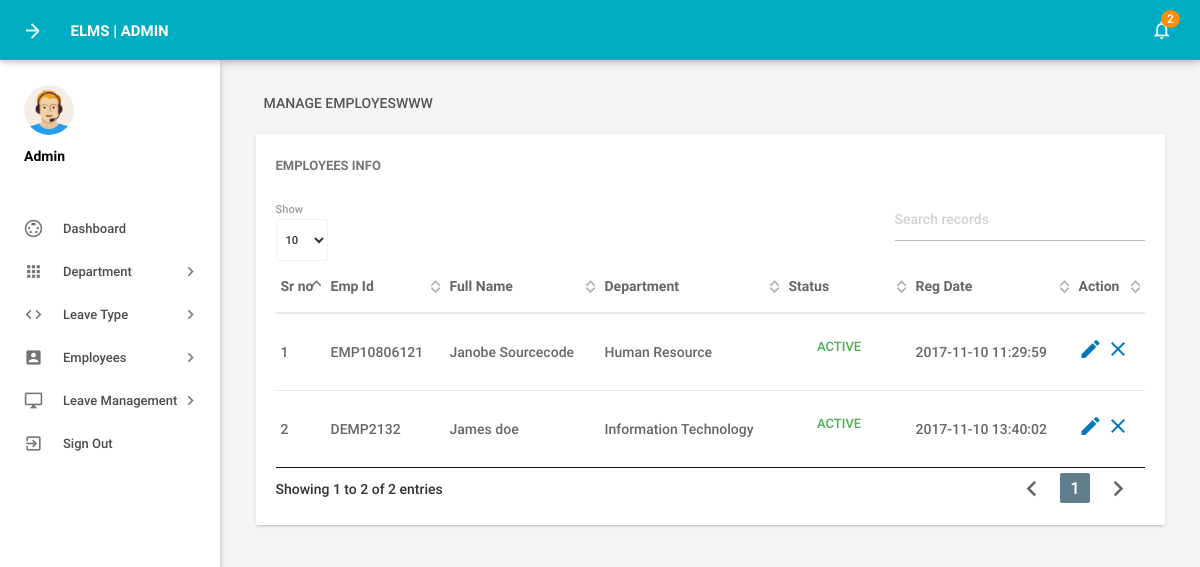
The app's page /admin/manageemployee.php (signed in), older data.
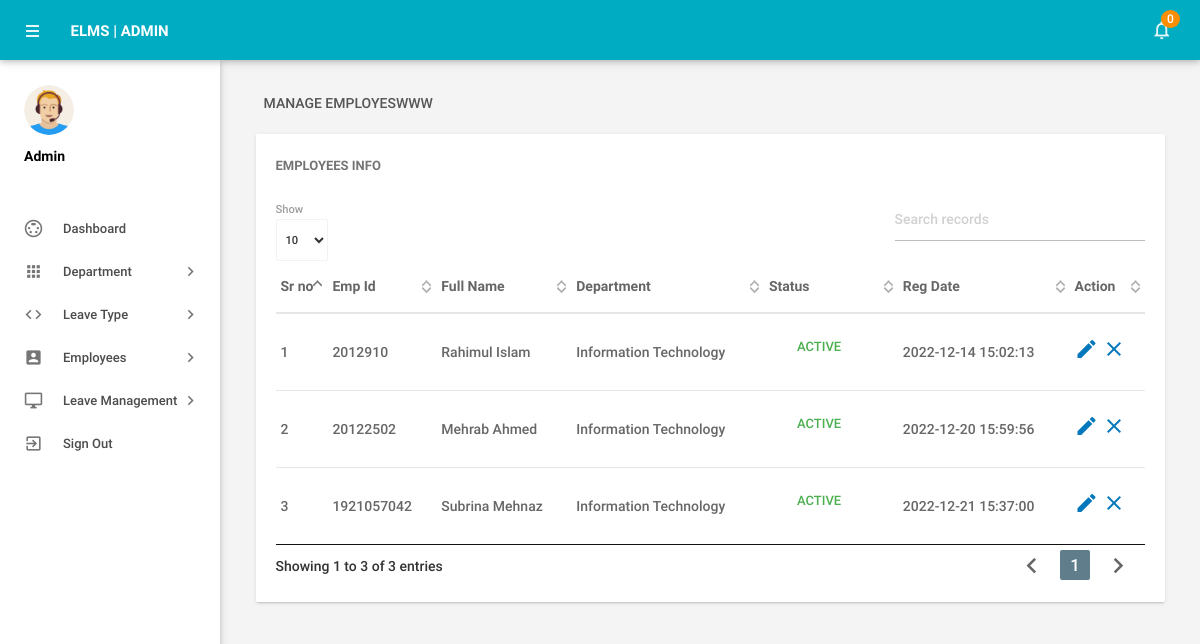
The same page, newer data.
### tables this page shows
CREATE TABLE `tblemployees` (
  `id` int(11) NOT NULL,
  `EmpId` varchar(100) NOT NULL,
  `FirstName` varchar(150) NOT NULL,
  `LastName` varchar(150) NOT NULL,
  `EmailId` varchar(200) NOT NULL,
  `Password` varchar(180) NOT NULL,
  `Gender` varchar(100) NOT NULL,
  `Dob` varchar(100) NOT NULL,
  `Department` varchar(255) NOT NULL,
  `Address` varchar(255) NOT NULL,
  `City` varchar(200) NOT NULL,
  `Country` varchar(150) NOT NULL,
  `Phonenumber` char(11) NOT NULL,
  `Status` int(1) NOT NULL,
  `RegDate` timestamp NOT NULL DEFAULT current_timestamp()
);

### admin/manageemployee.php (the view, shortened to what this page needs)
<?php
include('includes/config.php');
if(strlen($_SESSION['alogin'])==0)
    {
header('location:index.php');
}
else{
 ?>
<!DOCTYPE html>
<html lang="en">
    <head>
        <link type="text/css" rel="stylesheet" href="../assets/plugins/materialize/css/materialize.min.css"/>
        <link href="../assets/plugins/material-preloader/css/materialPreloader.min.css" rel="stylesheet">
        <link href="../assets/plugins/datatables/css/jquery.dataTables.min.css" rel="stylesheet">
        <link href="../assets/css/alpha.min.css" rel="stylesheet" type="text/css"/>
        <link href="../assets/css/custom.css" rel="stylesheet" type="text/css"/>
    </head>
    <body>
       <?php include('includes/header.php');?>
       <?php include('includes/sidebar.php');?>
            <main class="mn-inner">
                <div class="row">
                    <div class="col s12">
                        <div class="page-title">Manage EmployesWWW</div>
                    </div>
                    <div class="col s12 m12 l12">
                        <div class="card">
                            <div class="card-content">
                                <span class="card-title">Employees Info</span>
                                <table id="example" class="display responsive-table ">
                                    <thead>
                                        <tr>
                                            <th>Sr no</th>
                                            <th>Emp Id</th>
                                            <th>Full Name</th>
                                            <th>Department</th>
                                             <th>Status</th>
                                             <th>Reg Date</th>
                                            <th>Action</th>
                                        </tr>
                                    </thead>
                                    <tbody>
<?php $sql = "SELECT EmpId,FirstName,LastName,Department,Status,RegDate,id from  tblemployees";
$query = $dbh -> prepare($sql);
$query->execute();
$results=$query->fetchAll(PDO::FETCH_OBJ);
$cnt=1;
if($query->rowCount() > 0)
{
foreach($results as $result)
{               ?>
                                        <tr>
                                            <td> <?php echo htmlentities($cnt);?></td>
                                            <td><?php echo htmlentities($result->EmpId);?></td>
                                            <td><?php echo htmlentities($result->FirstName);?>&nbsp;<?php echo htmlentities($result->LastName);?></td>
                                            <td><?php echo htmlentities($result->Department);?></td>
                                             <td><?php $stats=$result->Status;
if($stats){
                                             ?>
                                                 <a class="waves-effect waves-green btn-flat m-b-xs">Active</a>
                                                 <?php } else { ?>
                                                 <a class="waves-effect waves-red btn-flat m-b-xs">Inactive</a>
                                                 <?php } ?>
                                             </td>
                                              <td><?php echo htmlentities($result->RegDate);?></td>
                                            <td><a href="editemployee.php?empid=<?php echo htmlentities($result->id);?>"><i class="material-icons">mode_edit</i></a>
                                        <?php if($result->Status==1)
 {?>
<a href="manageemployee.php?inid=<?php echo htmlentities($result->id);?>" onclick="return confirm('Are you sure you want to inactive this Employe?');"" > <i class="material-icons" title="Inactive">clear</i>
<?php } else {?>
                                            <a href="manageemployee.php?id=<?php echo htmlentities($result->id);?>" onclick="return confirm('Are you sure you want to active this employee?');""><i class="material-icons" title="Active">done</i>
                                            <?php } ?> </td>
                                        </tr>
                                         <?php $cnt++;} }?>
                                    </tbody>
                                </table>
                            </div>
                        </div>
                    </div>
                </div>
            </main>
        </div>
        <div class="left-sidebar-hover"></div>
    </body>
</html>
<?php } ?>

### admin/includes/header.php (shortened to what this page needs)
        <div class="mn-content fixed-sidebar">
            <header class="mn-header navbar-fixed">
                <nav class="cyan darken-1">
                    <div class="nav-wrapper row">
                        <section class="material-design-hamburger navigation-toggle">
                            <a href="#" data-activates="slide-out" class="button-collapse show-on-large material-design-hamburger__icon">
                                <span class="material-design-hamburger__layer"></span>
                            </a>
                        </section>
                        <div class="header-title col s3">
                            <span class="chapter-title">ELMS | Admin</span>
                        </div>
                        <ul class="right col s9 m3 nav-right-menu">
                            <li class="hide-on-small-and-down"><a href="javascript:void(0)" data-activates="dropdown1" class="dropdown-button dropdown-right show-on-large"><i class="material-icons">notifications_none</i>
<?php
$isread=0;
$sql = "SELECT id from tblleaves where IsRead=:isread";
$query = $dbh -> prepare($sql);
$query->bindParam(':isread',$isread,PDO::PARAM_STR);
$query->execute();
$unreadcount=$query->rowCount();?>
                                <span class="badge"><?php echo htmlentities($unreadcount);?></span></a></li>
                        </ul>
                    </div>
                </nav>
            </header>

### admin/includes/sidebar.php (shortened to what this page needs)
  <aside id="slide-out" class="side-nav white fixed">
             <div class="side-nav-wrapper">
                 <div class="sidebar-profile">
                     <div class="sidebar-profile-image">
                         <img src="../assets/images/profile-image.png" class="circle" alt="">
                     </div>
                     <div class="sidebar-profile-info">
                             <p>Admin</p>
                     </div>
                 </div>
             <ul class="sidebar-menu collapsible collapsible-accordion" data-collapsible="accordion">
                 <li class="no-padding"><a class="waves-effect waves-grey" href="dashboard.php"><i class="material-icons">settings_input_svideo</i>Dashboard</a></li>
                 <li class="no-padding">
                     <a class="collapsible-header waves-effect waves-grey"><i class="material-icons">apps</i>Department<i class="nav-drop-icon material-icons">keyboard_arrow_right</i></a>
                 </li>
                 <li class="no-padding">
                     <a class="collapsible-header waves-effect waves-grey"><i class="material-icons">code</i>Leave Type<i class="nav-drop-icon material-icons">keyboard_arrow_right</i></a>
                 </li>
                 <li class="no-padding">
                     <a class="collapsible-header waves-effect waves-grey"><i class="material-icons">account_box</i>Employees<i class="nav-drop-icon material-icons">keyboard_arrow_right</i></a>
                 </li>
<li class="no-padding">
                     <a class="collapsible-header waves-effect waves-grey"><i class="material-icons">desktop_windows</i>Leave Management<i class="nav-drop-icon material-icons">keyboard_arrow_right</i></a>
                 </li>
                     <li class="no-padding">
                             <a class="waves-effect waves-grey" href="logout.php"><i class="material-icons">exit_to_app</i>Sign Out</a>
                         </li>
             </ul>
             </div>
         </aside>

Row changes from the older to the newer data that the page shows:
removed tblemployees: EmpId "EMP10806121", FirstName "Janobe", LastName "Sourcecode", Department "Human Resource", Status "ACTIVE", RegDate "2017-11-10 11:29:59"
removed tblemployees: EmpId "DEMP2132", FirstName "James", LastName "doe", Department "Information Technology", Status "ACTIVE", RegDate "2017-11-10 13:40:02"
added tblemployees: EmpId "2012910", FirstName "Rahimul", LastName "Islam", Department "Information Technology", Status "ACTIVE", RegDate "2022-12-14 15:02:13"
added tblemployees: EmpId "20122502", FirstName "Mehrab", LastName "Ahmed", Department "Information Technology", Status "ACTIVE", RegDate "2022-12-20 15:59:56"
added tblemployees: EmpId "1921057042", FirstName "Subrina", LastName "Mehnaz", Department "Information Technology", Status "ACTIVE", RegDate "2022-12-21 15:37:00"
Text that changed along with them:
$unreadcount: "2" → "0"
text written by a page script: "Show Showing 1 to 2 of 2 entries 1" → "Show Showing 1 to 3 of 3 entries 1"
